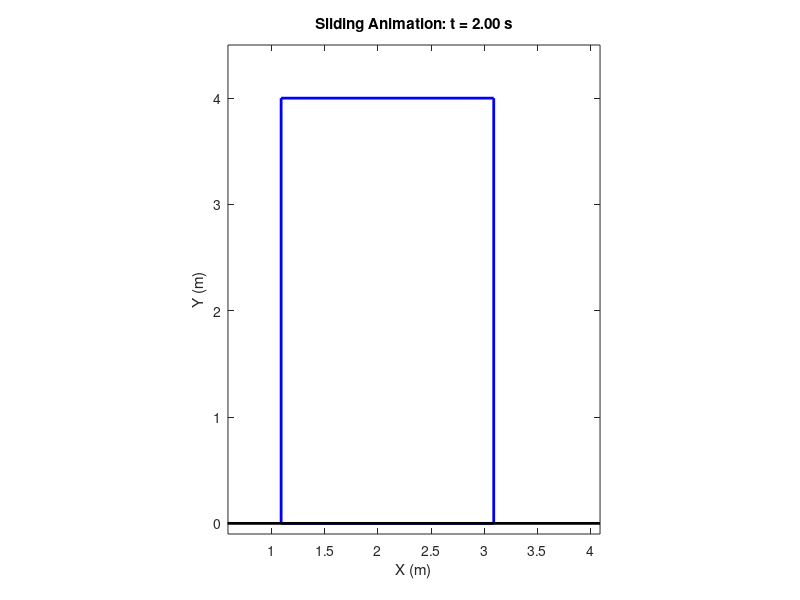

MATLAB code for this plot:
close all; clc; clear;

%% Second simulation for tipping vs sliding

%% Parameter Definitions
m = 1;          % mass of rectangle [kg]
L = 2.0;        % width (base length) of rectangle [m]
H = 4.0;        % height of rectangle [m]
g = 9.81;       % gravitational acceleration [m/s^2]
mu = 0.5;       % friction coefficient
F = 5.45;         % applied horizontal force [N]
h_force = 0.1;  % height (from bottom) at which force is applied [m]
stopAtEquilibrium = true;  % Option: stop tipping simulation at equilibrium

%% Compute Thresholds
F_slide = mu * m * g;            % Minimum force to overcome friction (sliding threshold)
F_tip = (m * g * (L/2)) / h_force; % Minimum force to tip (tipping threshold)
fprintf('F_slide = %.2f N, F_tip = %.2f N\n', F_slide, F_tip);

%% Decision: No Motion, Sliding, or Tipping
if F < F_slide
    disp('No motion: Applied force is insufficient to overcome static friction.');
    
elseif F < F_tip
    %% Sliding Animation
    disp('Sliding occurs.');
    % Compute net acceleration (assuming kinetic friction)
    a_slide = (F - F_slide) / m;
    
    % Time parameters for animation
    t_end = 2;      % simulation time [s]
    dt = 0.02;      % time step [s]
    t = 0:dt:t_end;
    
    % Compute horizontal displacement (starting from rest)
    x_disp = 0.5 * a_slide * t.^2;
    
    % Animate sliding (rectangle remains horizontal)
    figure;
    for k = 1:length(t)
        clf;
        % Bottom-left corner of the rectangle is at (x_disp, 0)
        x0 = x_disp(k);
        % Define rectangle corners (clockwise): 
        % bottom left, bottom right, top right, top left, and back to bottom left.
        rect_x = [x0, x0+L, x0+L, x0, x0];
        rect_y = [0, 0, H, H, 0];
        
        % Plot the rectangle and ground
        plot(rect_x, rect_y, 'b-', 'LineWidth', 2);
        hold on;
        plot([x0-1, x0+L+1], [0, 0], 'k-', 'LineWidth', 2);
        axis equal;
        xlim([x0-0.5, x0+L+1]);
        ylim([-0.1, H+0.5]);
        title(sprintf('Sliding Animation: t = %.2f s', t(k)));
        xlabel('X (m)'); ylabel('Y (m)');
        drawnow;
        pause(dt);
    end
    
else
    %% Tipping Animation about Bottom-Right Pivot with Equilibrium Detection
    disp('Tipping occurs.');
    
    % Moment of inertia about the bottom-right pivot.
    % Using the parallel axis theorem for a rectangle: I_p = m*(L^2+H^2)/3.
    I_p = m*(L^2+H^2)/3;
    
    % Define the ODE for rotational motion about the bottom-right pivot.
    % y(1) = theta (rotation angle, in radians; note: clockwise rotation gives negative theta)
    % y(2) = theta_dot (angular velocity)
    % Net moment = gravitational moment + moment due to applied force:
    tipODE = @(t, y) [y(2); (- m*g*((L/2)*cos(y(1)) + (H/2)*sin(y(1))) + F*( L*sin(y(1)) - h_force*cos(y(1)) )) / I_p];
    
    % Set up event function to stop when COM is directly above the pivot.
    % The condition is: L*cos(theta) + H*sin(theta) = 0.
    eventFunction = @(t, y) equilibriumEvent(t, y, L, H);
    options = odeset('Events', eventFunction);
    
    % Time span and initial conditions (starting from rest with theta = 0)
    tspan = [0 2];
    y0 = [0; 0];
    
    if stopAtEquilibrium
        [t_sol, y_sol, te, ye, ie] = ode45(tipODE, tspan, y0, options);
    else
        [t_sol, y_sol] = ode45(tipODE, tspan, y0);
        te = []; ye = [];
    end
    theta = y_sol(:,1);
    
    % Compute required force at each time step based on moment equilibrium:
    % To maintain zero angular acceleration, required force is:
    %   F_required(theta) = m*g*((L/2)*cos(theta)+(H/2)*sin(theta)) / (L*sin(theta)-h_force*cos(theta))
    F_required = (m*g*((L/2)*cos(theta) + (H/2)*sin(theta))) ./ (L*sin(theta) - h_force*cos(theta));
    
    % Animate tipping: The rectangle rotates about its bottom-right pivot (pivot at [L,0])
    figure;
    for k = 1:length(t_sol)
        clf;
        theta_k = theta(k);
        % Define the pivot (bottom-right corner) in the global frame
        pivot = [L; 0];
        % Original rectangle corners (from bottom left): (0,0), (L,0), (L,H), (0,H), (0,0)
        corners = [0, 0;
                   L, 0;
                   L, H;
                   0, H;
                   0, 0]';
        % Shift coordinates so that the pivot is at the origin.
        corners_shifted = corners - repmat(pivot, 1, size(corners,2));
        % Rotation matrix for angle theta_k
        R = [cos(theta_k), -sin(theta_k); sin(theta_k), cos(theta_k)];
        % Rotate the shifted corners
        rotated_corners = R * corners_shifted;
        % Shift back to the global coordinate system
        final_corners = rotated_corners + repmat(pivot, 1, size(corners,2));
        
        % Plot the rotated rectangle and ground
        plot(final_corners(1, :), final_corners(2, :), 'r-', 'LineWidth', 2);
        hold on;
        ground_x = [pivot(1)-L-1, pivot(1)+L+1];
        plot(ground_x, [0,0], 'k-', 'LineWidth', 2);
        % Mark the pivot
        plot(pivot(1), pivot(2), 'ko', 'MarkerSize', 8, 'MarkerFaceColor', 'k');
        axis equal;
        xlim([pivot(1)-L-1, pivot(1)+L+1]);
        ylim([-0.5, H+1]);
        title(sprintf('Tipping Animation (Pivot at Bottom Right): t = %.2f s', t_sol(k)));
        xlabel('X (m)'); ylabel('Y (m)');
        drawnow;
        pause(0.02);
    end
    
    % Plot the computed required force vs tipping angle.
    figure;
    plot(-rad2deg(theta), -F_required, 'LineWidth', 2); % Swap angle (abs value)
    xlabel('Tipping Angle (deg)');
    ylabel('Required Force (N)');
    title('Force Required vs Tipping Angle');
    grid on;
    
    % If an equilibrium event was detected, record the equilibrium angle.
    if ~isempty(te)
        equilibriumAngle = ye(1);
        fprintf('Equilibrium reached at theta = %.4f radians (%.2f degrees).\n', equilibriumAngle, equilibriumAngle*180/pi);
    else
        fprintf('No equilibrium event was detected within the simulation time.\n');
    end
end

%% Nested Function: Event Detection for Equilibrium
function [value, isterminal, direction] = equilibriumEvent(~, y, L, H)
    % The event is triggered when the center-of-mass is directly above the pivot.
    
    % For a rectangle rotating about its bottom-right corner, the COM relative to the pivot (in unrotated state) 
    % is (-L/2, H/2). After rotation by theta = y(1), the horizontal (x) coordinate 
    % becomes: x_cm = -L/2*cos(theta) - H/2*sin(theta).
    
    % Equilibrium (vertical COM over pivot) is reached when x_cm = 0, i.e.,
    %   L*cos(theta) + H*sin(theta) = 0.
    theta = y(1);
    value = L*cos(theta) + H*sin(theta); % when this crosses zero, equilibrium is reached.
    isterminal = 1;   % Stop the integration when the event occurs.
    direction = -1;   % Only detect when the value is decreasing through zero.
end
